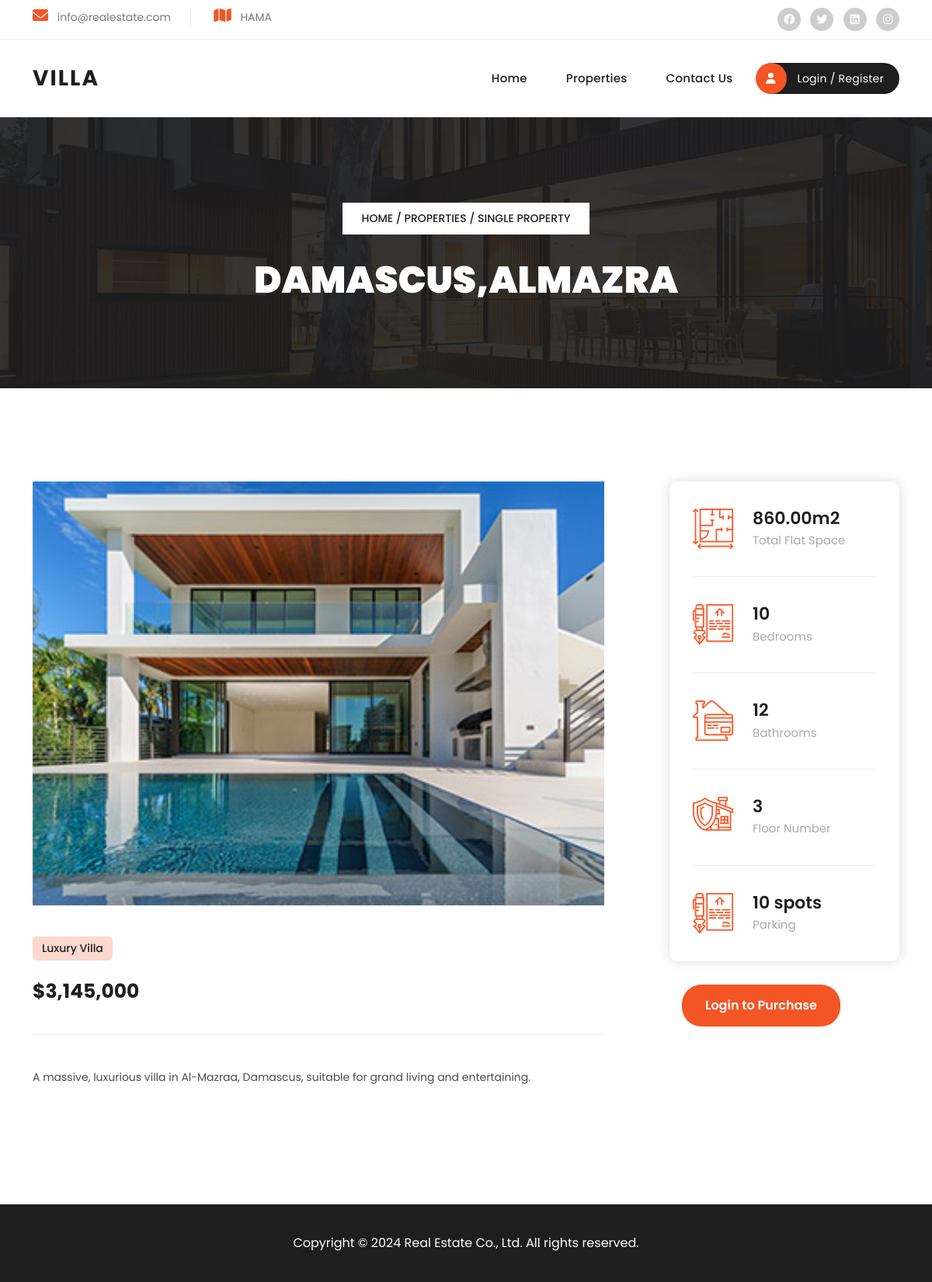
Screenshot of /property_details.php?id=9 with the database file from the repository.
### tables this page shows
CREATE TABLE IF NOT EXISTS `properties` (
    `id` INT AUTO_INCREMENT PRIMARY KEY,
    `type` VARCHAR(100) NOT NULL,
    `price` DECIMAL(15, 2) NOT NULL,
    `location` VARCHAR(255) NOT NULL,
    `bedrooms` INT NOT NULL,
    `bathrooms` INT NOT NULL,
    `area` DECIMAL(10, 2) NOT NULL,
    `floor` VARCHAR(50) NOT NULL,
    `parking` VARCHAR(100) NOT NULL,
    `description` TEXT,
    `image_url` VARCHAR(255) DEFAULT 'assets/images/default-property.jpg'
);

### functions.php (called while the page is built, shortened)
<?php
require_once 'db_connect.php';
function check_login() {
    return isset($_SESSION['user_id']);
}
function get_property_by_id($id) {
    global $conn;
    $id = (int)$id;
    $sql = "SELECT * FROM properties WHERE id = $id";
    $result = mysqli_query($conn, $sql);
    return mysqli_fetch_assoc($result);
}
?>

### property_details.php (the view, shortened to what this page needs)
<?php
require_once 'functions.php';
$property = null;
if (isset($_GET['id'])) {
    $property_id = $_GET['id'];
    $property = get_property_by_id($property_id);
}
?>
<!DOCTYPE html>
<html lang="en">
  <head>
    <link href="vendor/bootstrap/css/bootstrap.min.css" rel="stylesheet">
    <link rel="stylesheet" href="assets/css/fontawesome.css">
    <link rel="stylesheet" href="assets/css/templatemo-villa-agency.css">
    <link rel="stylesheet" href="assets/css/owl.css">
    <link rel="stylesheet" href="assets/css/animate.css">
    <link rel="stylesheet"href="https://unpkg.com/swiper@7/swiper-bundle.min.css"/>
  </head>
<body>
  <div class="sub-header">
    <div class="container">
      <div class="row">
        <div class="col-lg-8 col-md-8">
          <ul class="info">
            <li><i class="fa fa-envelope"></i> info@realestate.com</li>
            <li><i class="fa fa-map"></i> HAMA</li>
          </ul>
        </div>
        <div class="col-lg-4 col-md-4">
          <ul class="social-links">
            <li><a href="#"><i class="fab fa-facebook"></i></a></li>
            <li><a href="https://x.com/minthu" target="_blank"><i class="fab fa-twitter"></i></a></li>
            <li><a href="#"><i class="fab fa-linkedin"></i></a></li>
            <li><a href="#"><i class="fab fa-instagram"></i></a></li>
          </ul>
        </div>
      </div>
    </div>
  </div>
  <header class="header-area header-sticky">
    <div class="container">
        <div class="row">
            <div class="col-12">
                <nav class="main-nav">
                    <a href="index.php" class="logo">
                        <h1>Villa</h1>
                    </a>
                    <ul class="nav">
                      <li><a href="index.php">Home</a></li>
                      <li><a href="properties.php">Properties</a></li>
                      <li><a href="contact.php">Contact Us</a></li>
                      <?php if (!check_login()): ?>
                        <li><a href="login.php"><i class="fa fa-user"></i> Login / Register</a></li>
                      <?php endif; ?>
                  </ul>
                </nav>
            </div>
        </div>
    </div>
  </header>
  <div class="page-heading header-text">
    <div class="container">
      <div class="row">
        <div class="col-lg-12">
          <span class="breadcrumb"><a href="index.php">Home</a> / <a href="properties.php">Properties</a> / Single Property</span>
          <h3><?php echo $property['location']; ?></h3>
        </div>
      </div>
    </div>
  </div>
  <div class="single-property section">
    <div class="container">
      <div class="row">
        <div class="col-lg-8">
          <div class="main-image">
            <img src="<?php echo $property['image_url']; ?>" alt="<?php echo $property['type']; ?> in <?php echo $property['location']; ?>">
          </div>
          <div class="main-content">
            <span class="category"><?php echo $property['type']; ?></span>
            <h4>$<?php echo number_format($property['price'], 0, '.', ','); ?></h4>
            <p><?php echo nl2br(htmlspecialchars($property['description'])); ?></p>
          </div>
        </div>
        <div class="col-lg-4">
          <div class="info-table">
            <ul>
              <li>
                <img src="assets/images/info-icon-01.png" alt="" style="max-width: 52px;">
                <h4><?php echo $property['area']; ?>m2<br><span>Total Flat Space</span></h4>
              </li>
              <li>
                <img src="assets/images/info-icon-02.png" alt="" style="max-width: 52px;">
                <h4><?php echo $property['bedrooms']; ?><br><span>Bedrooms</span></h4>
              </li>
              <li>
                <img src="assets/images/info-icon-03.png" alt="" style="max-width: 52px;">
                <h4><?php echo $property['bathrooms']; ?><br><span>Bathrooms</span></h4>
              </li>
              <li>
                <img src="assets/images/info-icon-04.png" alt="" style="max-width: 52px;">
                <h4><?php echo $property['floor']; ?><br><span>Floor Number</span></h4>
              </li>
              <li>
                <img src="assets/images/info-icon-02.png" alt="" style="max-width: 52px;">
                <h4><?php echo $property['parking']; ?><br><span>Parking</span></h4>
              </li>
            </ul>
          </div>
          <?php if (check_login() && get_user_role() == 'buyer'): ?>
          <div class="buy-button">
              <a href="place_order.php?property_id=<?php echo $property['id']; ?>" onclick="return confirm('Are you sure you want to purchase this property?');">Confirm Purchase</a>
          </div>
          <?php elseif (!check_login()): ?>
          <div class="buy-button">
              <a href="login.php">Login to Purchase</a>
          </div>
          <?php else: ?>
          <div class="buy-button">
              <a href="#" style="background-color: #ccc; cursor: not-allowed;">Login as Buyer to Purchase</a>
          </div>
          <?php endif; ?>
        </div>
      </div>
    </div>
  </div>
  <footer>
    <div class="container">
      <div class="col-lg-12">
        <p>Copyright © 2024 Real Estate Co., Ltd. All rights reserved.
        </p>
      </div>
    </div>
  </footer>
  </body>
</html>

### property_details.php (style rules this page uses)
.buy-button { text-align: center; margin-top: 30px; }
.buy-button a { display: inline-block; background-color: #f35525; color: #fff; padding: 15px 30px; border-radius: 25px; font-weight: 600; transition: all 0.3s; text-decoration: none; }

### rows the page displays
properties: location "DAMASCUS,ALMAZRA", image_url (picture), type "Luxury Villa", price "3,145,000", description "A massive, luxurious villa in Al-Mazraa, Damascus, suitable for grand living and entertaining.", area "860.00", bedrooms "10", bathrooms "12", floor "3", parking "10 spots"
